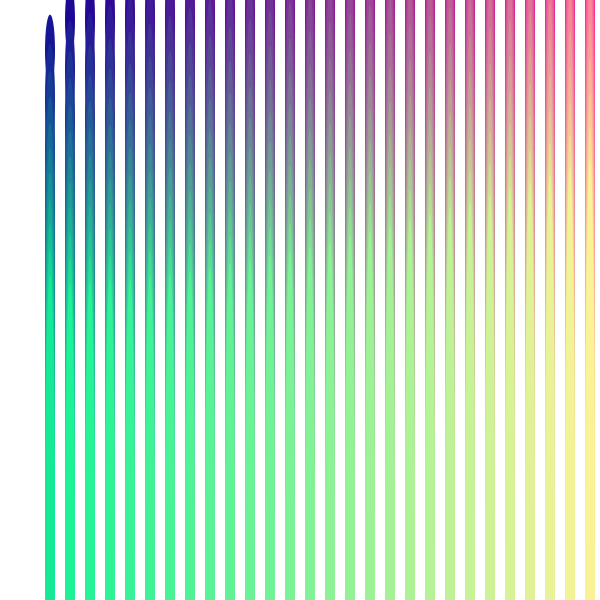
Frame 1 (no input)
Frame 60 (the mouse pressed at the canvas centre just before this capture): identical to frame 1, image omitted
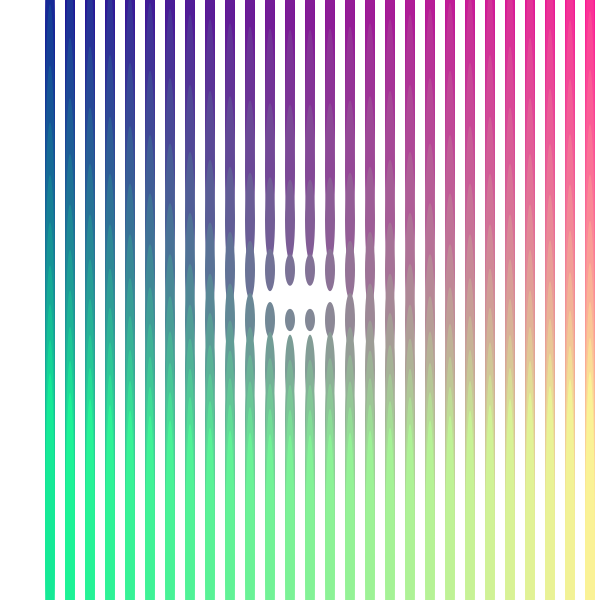
Frame 120 (the mouse held since frame 60 and released just before this capture)

The Processing sketch that drew these frames (run headless with seeded random() and noise(); from frame 60 on, the mouse is pressed at the canvas centre):

// Processing sketch: while_loop
// ── while_loop.pde
void setup() {
  size(600, 600);
  noStroke();
}


void draw() {
  background(255);
  //do this thing 10 times and change the value based ont he numer of times i've looped

  int x = 50;
  int y = 50;
  while (x < 600) { 
    while (y < 600) {
      float d = dist(x, y, mouseX, mouseY);
      fill(map( x, 0, 600, 0, 255), map(y, 0, 600, 0, 255), 150);
      ellipse(x, y, 10, d);
      y += 50;
    }
    y = 20;
    x += 20;
  }
}
